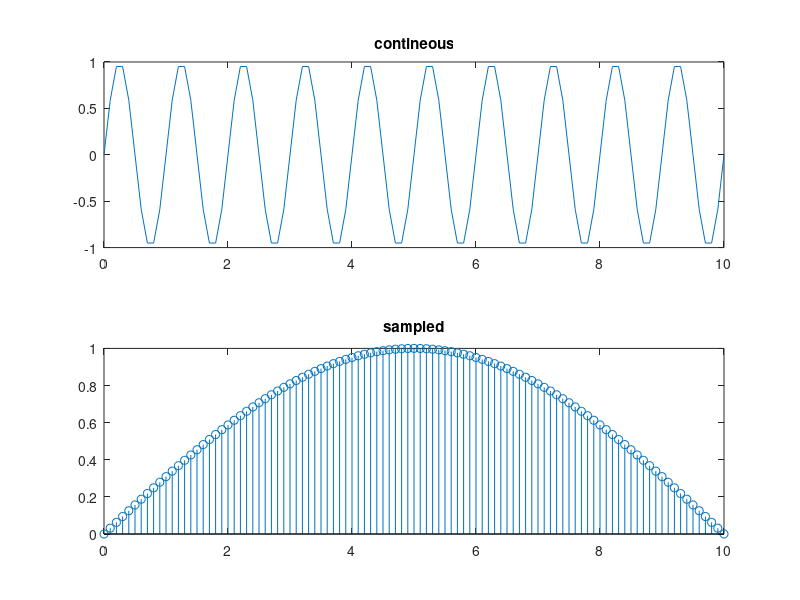

This figure's MATLAB source: (Note: this script raises an error after producing the figure.)
%Reminder 1
f = 1;
fs = 20;
t= 0 : 0.1 : 10;
y1 = sin(2*pi*f*t);
y2 = sin((2*pi*f*t)/fs);

figure
subplot(2,1,1)      
plot(t,y1)
title('contineous')

subplot(2,1,2)      
stem(t,y2)       
title('sampled')


%% Ex 1 %%%%%%%%%%%%%%%%%%%%%%%%%%%%

x = step(10,4);

for k = 1 : 9   
    y(k) = (x(k) + x(k+1))/2;
end

figure(2);
stem(y);

% 1.2:
% my modification is to use y(k) = x(k) + x(k-1),, Let's try this!

for k = 2 : 10   
   y(k) = (x(k) + x(k-1))/2;
end

figure;
stem(y);

%% Ex 2 %%%%%%%%%%%%%%%%%%%%%%%%%%%%
f = step(10,4);

for k = 1 : 10   
    y1(k) = sum(f(1:k));
end

figure;
stem(y);
% for step, it is not stable >> will add up to infinity

%%%%%%%%%%%%
%2.2
f = Dirac(10, 4);
for k = 1 : 10   
    y2(k) = sum(f(1:k)) ;
end
figure;
stem(y);
% for Dirac, it is stable >> will converge to a certain number

%%%%%%%%%%%%
%2.3
x = Dirac(10, 4);
for k = 2 : 10   
    y(k) = x(k) + 2*y(k-1);
end
figure;
stem(y);
% this system will not be stable >> add up to infinit

%%%%%%%%%%%%
%2.4
x = Dirac(10, 4);
for k = 2 : 10   
    y(k) = x(k) + y(k-1)/3;
end
figure;
stem(y);
%this system will be stable >> add up to 0


%% Ex 3 %%%%%%%%%%%%%%%%%%%%%%%%%%%%
% 3.1

xa = [0 0 0 0 1 2 3 4 5 0 0 0 0 0 0 0 0 0 0];
xb = [0 0 0 0 0 0 0 0 0 4 3 2 1 0 0 0 0 0 0];


for k = 2 : 10  
ya(k) = 3*xa(k-1) - 2*xa(k) + xa(k+1);
yb(k) = 3*xb(k-1) - 2*xb(k) + xb(k+1);
end

fprintf('The value of ya is : \n')
disp(ya);

fprintf('The value of yb is : \n')
disp(yb);

% 3.2

% The system is linear if it is homogeaneous and additive,
% ie. if the input is multiplied by a constant b, the output 
% will be scaled by the same amount 'b' .. and if the input of
% the 2 systems are added, the output will be the addition of 
% the 2 outputs .. to sum up: b*xa >> bxa ,, xa+xb >> ya+yb ,, 
% let's check this 

% first multiply x by 2 and check y 
for k = 2 : 10  
ya1(k) = 2* (3*xa(k-1) - 2*xa(k) + xa(k+1) );
end

fprintf('The value of ya1, after multiplying x by 2 is : \n')
disp(ya1);

% By cpmparing the results, ya1 = 2*ya 
% second we add xa + xb, and let this to be the input of the system,
% then check if the output = ya + yb 

for k = 2 : 10  
z(k) =  3*xa(k-1) - 2*xa(k) + xa(k+1) + 3*xb(k-1) - 2*xb(k) + xb(k+1);
end

y_sum = ya + yb;

fprintf('The value of z the o/p of xa+xb is : \n')
disp(z);

fprintf('The value of y_sum is : \n')
disp(y_sum);

% The 2 outputs are the same so, the system is homogeneous and additive
% So the system is Linear


%3.3
% nonlinear and noninvariant system proposed is:
% n*x(n)^2 + x(n-1)
% it is nonlinear because of the second order term x(n)^2
% it is noninvariant because of the n multiplied by x(x)^2

% source:
% https://ccrma.stanford.edu/~jos/fp/Showing_Linearity_Time_Invariance.html